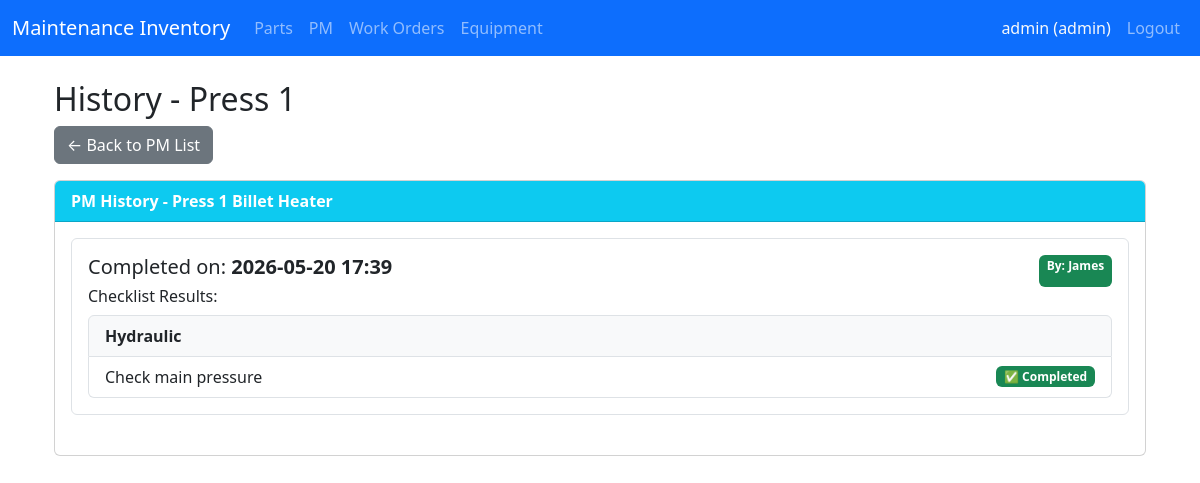
Page /pm/history/1 (signed in) on the earlier database version.
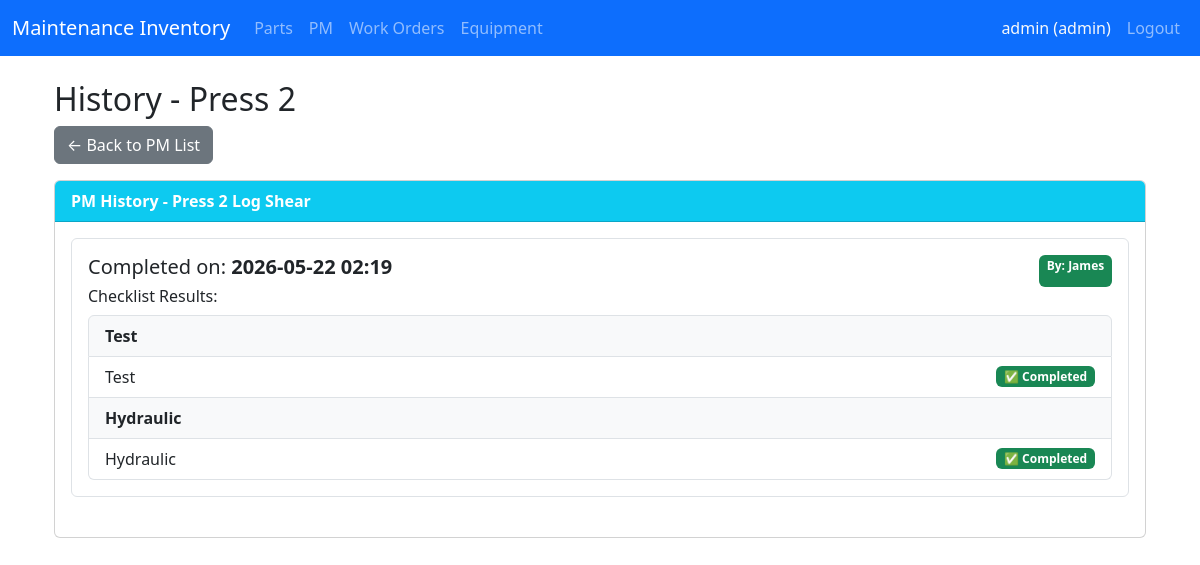
Same page on the later database version.
### app/models/pm.py (models this page shows, shortened)
class PM(db.Model):
    __tablename__ = 'pm'  # Keep to match your existing DB table
    id = db.Column(db.Integer, primary_key=True)
    main_equipment = db.Column(db.String(255))
    sub_equipment = db.Column(db.String(255))
    frequency = db.Column(db.String(50))
    last_done = db.Column(db.Date)
    next_due = db.Column(db.Date)
    checklist = db.Column(db.JSON)  # Assuming JSON for checklist
    assigned_user_id = db.Column(db.Integer, db.ForeignKey('users.id'), nullable=True)
    assigned_user = db.relationship('User', backref='assigned_pm_items', lazy=True)  # Unique backref name to avoid conflict

### app/models/pm_completion.py (models this page shows, shortened)
class PMCompletion(db.Model):
    __tablename__ = 'pm_completion'
    id = db.Column(db.Integer, primary_key=True)
    pm_id = db.Column(db.Integer, db.ForeignKey('pm.id'), nullable=False)
    completed_date = db.Column(db.DateTime, default=datetime.utcnow)
    completed_by_id = db.Column(db.Integer, db.ForeignKey('users.id'), nullable=True)
    notes = db.Column(db.Text, nullable=True)
    checklist_results = db.Column(db.JSON, nullable=True)   # Saves full checklist state
    pm = db.relationship('PM', backref=db.backref('completions', lazy=True, cascade="all, delete-orphan"))
    completed_by = db.relationship('User', backref='pm_completions')

### app/models/user.py (models this page shows, shortened)
class User(UserMixin, db.Model):
    __tablename__ = 'users'
    id = db.Column(db.Integer, primary_key=True)
    username = db.Column(db.String(80), unique=True, nullable=False)
    password_hash = db.Column(db.String(256), nullable=False)
    role = db.Column(db.String(20), default='technician') # 'admin' or 'technician'
    must_change_password = db.Column(db.Boolean, default=True) # Force change on first login
    created_at = db.Column(db.DateTime, default=datetime.utcnow)
    email = db.Column(db.String(120), unique=True, nullable=True) # Optional (nullable=True)

### app/routes/pm.py (the view)
@bp.route('/history/<int:pm_id>')
@login_required
def history(pm_id):
    pm = PM.query.get_or_404(pm_id)
    if current_user.role == 'technician' and current_user.id != pm.assigned_user_id:
        flash("You can only view history for PMs assigned to you.", "danger")
        return redirect(url_for('pm.index'))
    completions = PMCompletion.query.filter_by(pm_id=pm_id)\
                    .order_by(PMCompletion.completed_date.desc()).all()
    return render_template('pm_history.html',
                         pm=pm,
                         completions=completions,
                         title=f"History - {pm.main_equipment}")

### app/templates/pm_history.html (shortened to what this page needs)
{% extends "base.html" %}
{% block content %}
<div class="container mt-4">
    <h2>{{ title }}</h2>
    <a href="{{ url_for('pm.index') }}" class="btn btn-secondary mb-3">← Back to PM List</a>
    <div class="card">
        <div class="card-header bg-info text-white">
            <strong>PM History - {{ pm.main_equipment }} {{ pm.sub_equipment or '' }}</strong>
        </div>
        <div class="card-body">
            {% if completions %}
                {% for completion in completions %}
                <div class="border rounded p-3 mb-4">
                    <div class="d-flex justify-content-between">
                        <h5>
                            Completed on: <strong>{{ completion.completed_date.strftime('%Y-%m-%d %H:%M') }}</strong>
                        </h5>
                        <span class="badge bg-success">
                            By: {{ completion.completed_by.username if completion.completed_by else 'Unknown' }}
                        </span>
                    </div>
                    <h6>Checklist Results:</h6>
                    <ul class="list-group">
                        {% for item in completion.checklist_results %}
                            {% if item.type == 'title' %}
                                <li class="list-group-item fw-bold bg-light">{{ item.item }}</li>
                            {% else %}
                                <li class="list-group-item d-flex justify-content-between align-items-center">
                                    {{ item.item }}
                                    <span class="badge bg-{{ 'success' if item.completed else 'secondary' }}">
                                        {{ '✅ Completed' if item.completed else '⭕ Not Done' }}
                                    </span>
                                </li>
                            {% endif %}
                        {% endfor %}
                    </ul>
                </div>
                {% endfor %}
            {% else %}
                <p class="text-muted">No completion history yet for this PM.</p>
            {% endif %}
        </div>
    </div>
</div>
{% endblock %}

Differences in the rows shown:
changed PM: main_equipment "Press 1" → "Press 2"; sub_equipment "Billet Heater" → "Log Shear"
changed PMCompletion "James": completed_date "2026-05-20 17:39" → "2026-05-22 02:19"
Other differences:
{{ title }}: "History - Press 1" → "History - Press 2"
new list line: "Test"
new list line: "Test ✅ Completed"
new list line: "Hydraulic ✅ Completed"
list line gone: "Check main pressure ✅ Completed"
